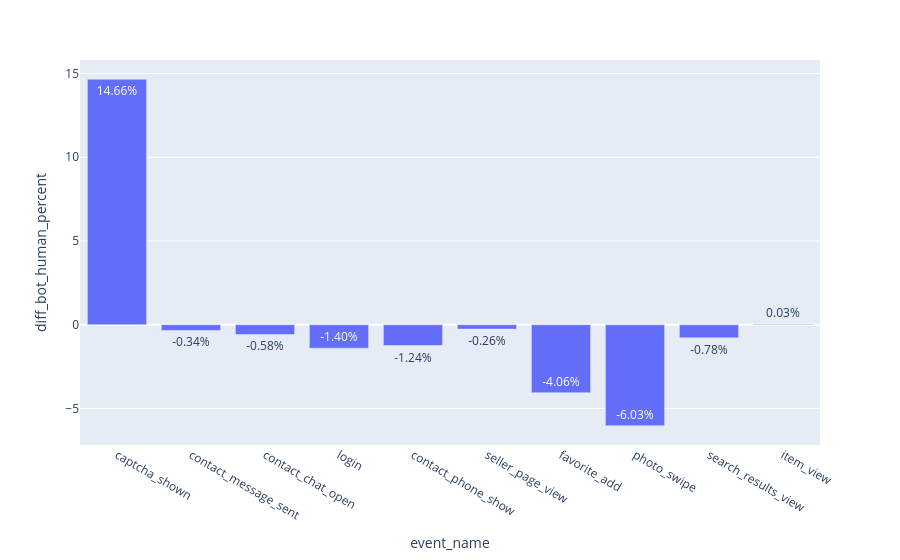

The notebook cell this image was saved under:
### Code cell
fig = px.bar(
    event_names_target_distribution,
    x='event_name',
    y='diff_bot_human_percent',
    text='diff_bot_human_percent'
)

fig.update_layout(barmode='relative')

fig.update_traces(
    texttemplate='%{text:.2f}%'
)

fig.show()

### Figure 1 — Plotly figure (JSON) as saved in the notebook; plotly's stock layout.template omitted (floating-point values rounded to 4 significant figures)
{"data": [{"hovertemplate": "event_name=%{x}<br>diff_bot_human_percent=%{text}<extra></extra>", "legendgroup": "", "marker": {"color": "#636efa", "pattern": {"shape": ""}}, "name": "", "orientation": "v", "showlegend": false, "text": [14.66, -0.34, -0.58, -1.4, -1.24, -0.26, -4.06, -6.03, -0.78, 0.03], "textposition": "auto", "texttemplate": "%{text:.2f}%", "type": "bar", "x": ["captcha_shown", "contact_message_sent", "contact_chat_open", "login", "contact_phone_show", "seller_page_view", "favorite_add", "photo_swipe", "search_results_view", "item_view"], "xaxis": "x", "y": [14.66, -0.34, -0.58, -1.4, -1.24, -0.26, -4.06, -6.03, -0.78, 0.03], "yaxis": "y"}], "layout": {"barmode": "relative", "legend": {"tracegroupgap": 0}, "margin": {"t": 60}, "xaxis": {"anchor": "y", "domain": [0, 1], "title": {"text": "event_name"}}, "yaxis": {"anchor": "x", "domain": [0, 1], "title": {"text": "diff_bot_human_percent"}}}}
